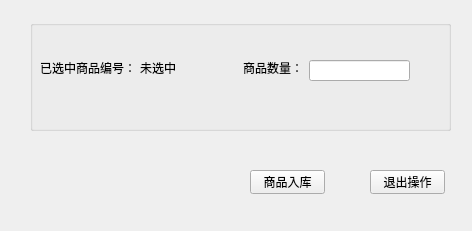
<?xml version="1.0" encoding="UTF-8"?>
<ui version="4.0">
 <class>UploadWareHouse</class>
 <widget class="QWidget" name="UploadWareHouse">
  <property name="geometry">
   <rect>
    <x>0</x>
    <y>0</y>
    <width>472</width>
    <height>231</height>
   </rect>
  </property>
  <property name="windowTitle">
   <string>UploadWareHouse</string>
  </property>
  <widget class="QGroupBox" name="groupBox">
   <property name="geometry">
    <rect>
     <x>30</x>
     <y>20</y>
     <width>421</width>
     <height>111</height>
    </rect>
   </property>
   <property name="title">
    <string/>
   </property>
   <widget class="QLabel" name="label">
    <property name="geometry">
     <rect>
      <x>10</x>
      <y>40</y>
      <width>101</width>
      <height>16</height>
     </rect>
    </property>
    <property name="text">
     <string>已选中商品编号：</string>
    </property>
   </widget>
   <widget class="QLabel" name="label_2">
    <property name="geometry">
     <rect>
      <x>213</x>
      <y>40</y>
      <width>60</width>
      <height>16</height>
     </rect>
    </property>
    <property name="text">
     <string>商品数量：</string>
    </property>
   </widget>
   <widget class="QLineEdit" name="countEdit">
    <property name="geometry">
     <rect>
      <x>279</x>
      <y>40</y>
      <width>101</width>
      <height>21</height>
     </rect>
    </property>
   </widget>
   <widget class="QLabel" name="showLabel">
    <property name="geometry">
     <rect>
      <x>110</x>
      <y>40</y>
      <width>54</width>
      <height>16</height>
     </rect>
    </property>
    <property name="text">
     <string>未选中</string>
    </property>
   </widget>
  </widget>
  <widget class="QPushButton" name="uploadBtn">
   <property name="geometry">
    <rect>
     <x>250</x>
     <y>170</y>
     <width>75</width>
     <height>24</height>
    </rect>
   </property>
   <property name="text">
    <string>商品入库</string>
   </property>
  </widget>
  <widget class="QPushButton" name="cloaseBtn">
   <property name="geometry">
    <rect>
     <x>370</x>
     <y>170</y>
     <width>75</width>
     <height>24</height>
    </rect>
   </property>
   <property name="text">
    <string>退出操作</string>
   </property>
  </widget>
 </widget>
 <resources/>
 <connections/>
</ui>
